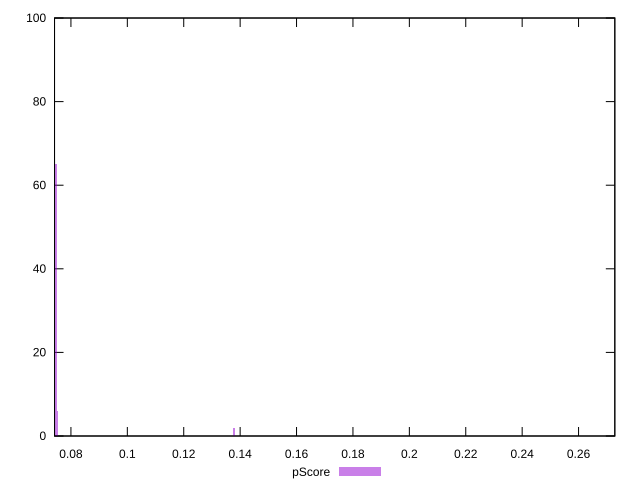

Write the gnuplot code that produced this figure.
reset

$pScore <<EOF
0.07416171741977907 26
0.07466281010504786 65
0.13780048844891382 2
0.27309551347148375 1
0.07516390279031664 6
EOF

set key outside below
set boxwidth 0.0005010926852687776
set xrange [0.07418587445819003:0.2728571305614299]
set yrange [0:100]
set trange [0:100]
set style fill transparent solid 0.5 noborder
set terminal svg size 640, 490 enhanced background rgb 'white'
set output "reports/report_00028_2021-02-24T12-49-42.674Z/uses-long-cache-ttl/samples/music/pScore/histogram.svg"

plot $pScore title "pScore" with boxes

reset
